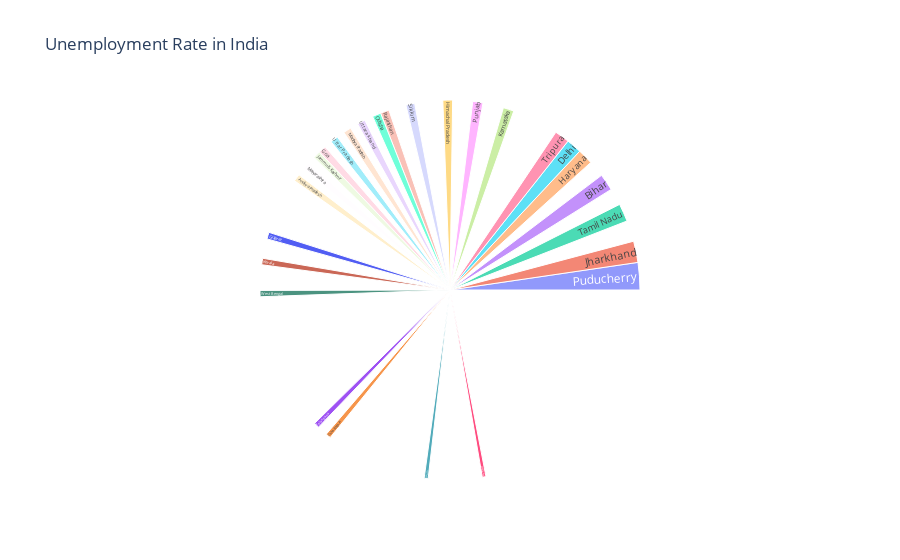

Here is the notebook cell this chart was saved with:
### Code cell
# Plot a sunburst chart of unemployment rates by region
unemployment = df[["Region",'Estimated Unemployment Rate (%)']]
fig = go.Figure(go.Sunburst(
    labels=unemployment['Region'],
    parents=[""] * len(unemployment),
    values=unemployment['Estimated Unemployment Rate (%)'],
))
fig.update_layout(title_text="Unemployment Rate in India")
fig.show()

### Figure 1 — Plotly figure (JSON) as saved in the notebook; plotly's stock layout.template omitted (floating-point values rounded to 4 significant figures; data arrays with more than 128 entries replaced by an {"elided": "..."} marker saying what was removed)
{"data": [{"labels": {"elided": "267 str values"}, "parents": {"elided": "267 str values"}, "type": "sunburst", "values": {"elided": "267 float values"}}], "layout": {"autosize": true, "title": {"text": "Unemployment Rate in India"}}}
